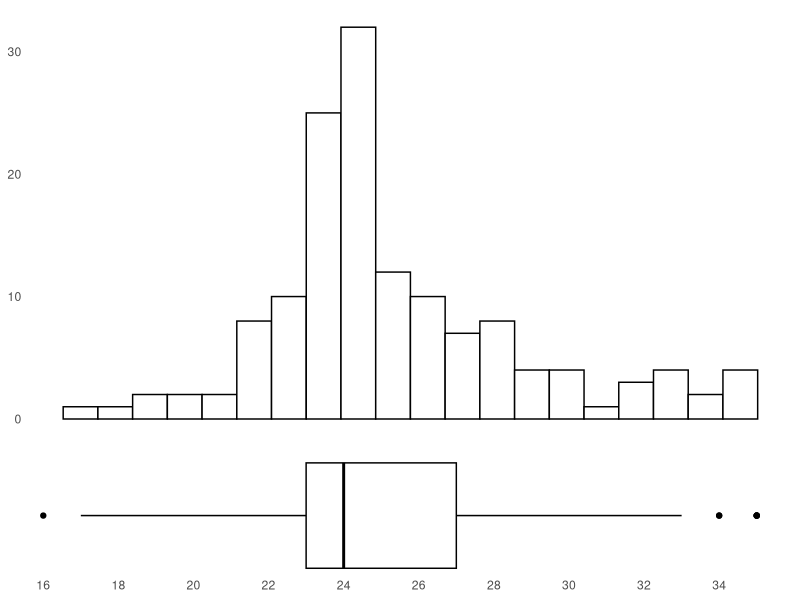

Write the R code that produced this figure. (Note: this script raises an error after producing the figure.)
setwd("Modeling")
library(dplyr)
library(ggplot2)
library(gridExtra)

data <- read.csv("data/final_data/clean_data.csv")
brand_recall_data <- read.csv("data/final_data/brand_recall.csv")
brand_recognition_data <- read.csv("data/final_data/brand_recognition.csv")

original_count <- data %>%
  distinct(respondent_id) %>%
  nrow()


cat("Original number of respondent_id:", original_count, "\n")

# filter out no_choice
excluded_ids <- data %>%
  filter(choice == 1 & no_choice == 1) %>%
  group_by(respondent_id) %>%
  summarise(no_choice_count = n()) %>%
  filter(no_choice_count > 4) %>%
  select(respondent_id)

filtered_data <- data %>%
  anti_join(excluded_ids, by = "respondent_id")


filtered_count <- filtered_data %>%
  distinct(respondent_id) %>%
  nrow()
cat("Number of respondent_id in filtered_data:", filtered_count, "\n")

# filter out age > 35
filtered_data <- filtered_data %>%
  filter(age <= 35)
filtered_count <- filtered_data %>%
  distinct(respondent_id) %>%
  nrow()
cat("Number of respondent_id in filtered_data:", filtered_count, "\n")

# filter small inne gender group (4 records)
filtered_data <- filtered_data %>%
  filter(gender != "inne")
filtered_count <- filtered_data %>%
  distinct(respondent_id) %>%
  nrow()
cat("Number of respondent_id in filtered_data:", filtered_count, "\n")


# create survey calls
survey_cols <- c(
  "respondent_id",
  "age",
  "gender",
  "income",
  "location",
  "fast.food.frequency",
  "education",
  "total_recalled",
  "total_recognized",
  "avg_price_guess_diff"
)

respondent_data <- filtered_data %>%
  select(all_of(survey_cols)) %>%
  distinct(respondent_id, .keep_all = TRUE)


# plot age distribution
hist_plot <- ggplot(respondent_data, aes(x = age)) +
  geom_histogram(binwidth = 1, fill = "white", color = "black") +
  theme_minimal() +
  theme(
    axis.title.x = element_blank(),
    axis.text.x = element_blank(),
    axis.ticks.x = element_blank(),
    axis.title.y = element_blank(),
    panel.grid.major = element_blank(),
    panel.grid.minor = element_blank()
  )

box_plot <- ggplot(respondent_data, aes(x = age, y = 1)) +
  geom_boxplot(fill = "white", color = "black", width = 0.2) +
  theme_minimal() +
  theme(
    axis.title.y = element_blank(),
    axis.title.x = element_blank(),
    axis.text.y = element_blank(),
    axis.ticks.y = element_blank(),
    panel.grid = element_blank()
  ) +
  scale_y_continuous(breaks = NULL) +
  scale_x_continuous(breaks = seq(min(respondent_data$age, na.rm = TRUE), max(respondent_data$age, na.rm = TRUE), by = 2))

ggsave("plots/age_distribution_plot.png", grid.arrange(hist_plot, box_plot, ncol = 1, heights = c(3, 1)), width = 8, height = 6)

# plot recall, recognition, and price guess differences 
survey_long <- survey %>%
  select(total_recalled, total_recognized, avg_price_guess_diff) %>%
  pivot_longer(cols = everything(), names_to = "metric", values_to = "value")

market_awareness_plot <- ggplot(survey_long, aes(x = metric, y = value, fill = "white")) +
  geom_boxplot(fill = "white", color = "black", width = 0.2) +
  scale_fill_brewer(palette = "Pastel1") +
  theme_minimal() +
  theme(legend.position = "none", axis.title.x = element_blank())
ggsave("plots/marekt_awareness_stats.png", market_awareness_plot, width = 8, height = 6)

# show population statistics
calculate_statistics <- function(data, column_name) {
  stats <- data %>%
    group_by(across(all_of(column_name))) %>%
    summarise(
      count = n(),
      percentage = (n() / nrow(data)) * 100,
      .groups = "drop"
    )
  
  cat("\nStatistics for", column_name, ":\n")
  print(stats)
}

cat("Population statistics:\n")
calculate_statistics(respondent_data, "gender")
calculate_statistics(respondent_data, "education")
calculate_statistics(respondent_data, "income")
calculate_statistics(respondent_data, "location")
calculate_statistics(respondent_data, "fast.food.frequency")

# plot recall
generate_plot <- function(data, highlight_brands, brand_column, plot_title) {
  top_brands <- data %>%
    arrange(desc(count)) %>%
    slice_head(n = 8)

  top_brands$color <- ifelse(top_brands[[brand_column]] %in% highlight_brands, top_brands[[brand_column]], "Other")
  
  ggplot(top_brands, aes(x = reorder(!!sym(brand_column), count), y = count)) +
    geom_col(aes(fill = color), color = "black", width = 0.6) +
    geom_text(aes(label = count), hjust = 1.5, color = "black", size = 5) +
    coord_flip() +
    scale_fill_manual(values = c(
      "mcdonalds" = "lightgrey",
      "burgerking" = "lightgrey",
      "maxburgers" = "lightgrey",
      "wendys" = "lightgrey",
      "Other" = "white"
    )) +
    ggtitle(plot_title) +
    theme_minimal() +
    theme(
      axis.title.y = element_blank(),
      axis.title.x = element_blank(),
      axis.ticks.y = element_blank(),
      axis.ticks.x = element_blank(),
      axis.text.x = element_blank(),
      axis.text.y = element_text(size = 14),
      panel.grid.major = element_blank(),
      panel.grid.minor = element_blank(),
      panel.background = element_blank(),
      legend.position = "none"
    )
}

highlight_brands <- c("mcdonalds", "burgerking", "maxburgers", "wendys")

plot_recall <- generate_plot(brand_recall_data, highlight_brands, "brand.recall", "Top 8 Recalled Brands")
plot_recognition <- generate_plot(brand_recognition_data, highlight_brands, "brand.recognition", "Recognized Brands")

ggsave("plots/recall_recognition_plot.png", 
       grid.arrange(plot_recall, plot_recognition, ncol = 2),
       width = 8, height = 6)

filtered_data <- filtered_data %>%
  mutate(
    # Group location
    location_grouped = case_when(
      location %in% c("miast-50", "miasto-50-150", "miasto-150-500") ~ "city_under_500k",
      location == "miasto-500" ~ "city_over_500k",
      location == "wies" ~ "rural"
    ),
    city_50_500 = ifelse(location_grouped %in% c("miasto-150-500", "miasto-50-150"), 1, 0),
    city_over_500 = ifelse(location_grouped == "city_over_500k", 1, 0),
    rural_or_small_city = ifelse(location_grouped %in% c("miast-50", "wies"), 1, 0),

    # Gender dummies
    is_female = ifelse(gender == "kobieta", 1, 0),

    # Education dummies
    is_graduated = ifelse(education == "wyzsze", 1, 0),

    # Income dummies
    income_low = ifelse(income %in% c("ponizej-1000", "1000-2500"), 1, 0),
    income_mid = ifelse(income %in% c("2500-5000", "5000-7500"), 1, 0),
    income_high = ifelse(income %in% c("7500-10000", "powyzej-10000"), 1, 0),

    # Fast food frequency dummies
    eats_fastfood_weekly = ifelse(fast.food.frequency %in% c("raz-w-tygodniu", "czesciej-niz-raz-w-tygodniu"), 1, 0),
    eats_fastfood_rarely = ifelse(fast.food.frequency %in% c("rzadziej-niz-raz-w-miesiacu", "raz-w-miesiacu"), 1, 0)
  ) %>%
  select(
    -location, -location_grouped,
    -gender,
    -education,
    -income,
    -fast.food.frequency
  )

write.csv(filtered_data, "data/final_data/model_data.csv", row.names = FALSE)
